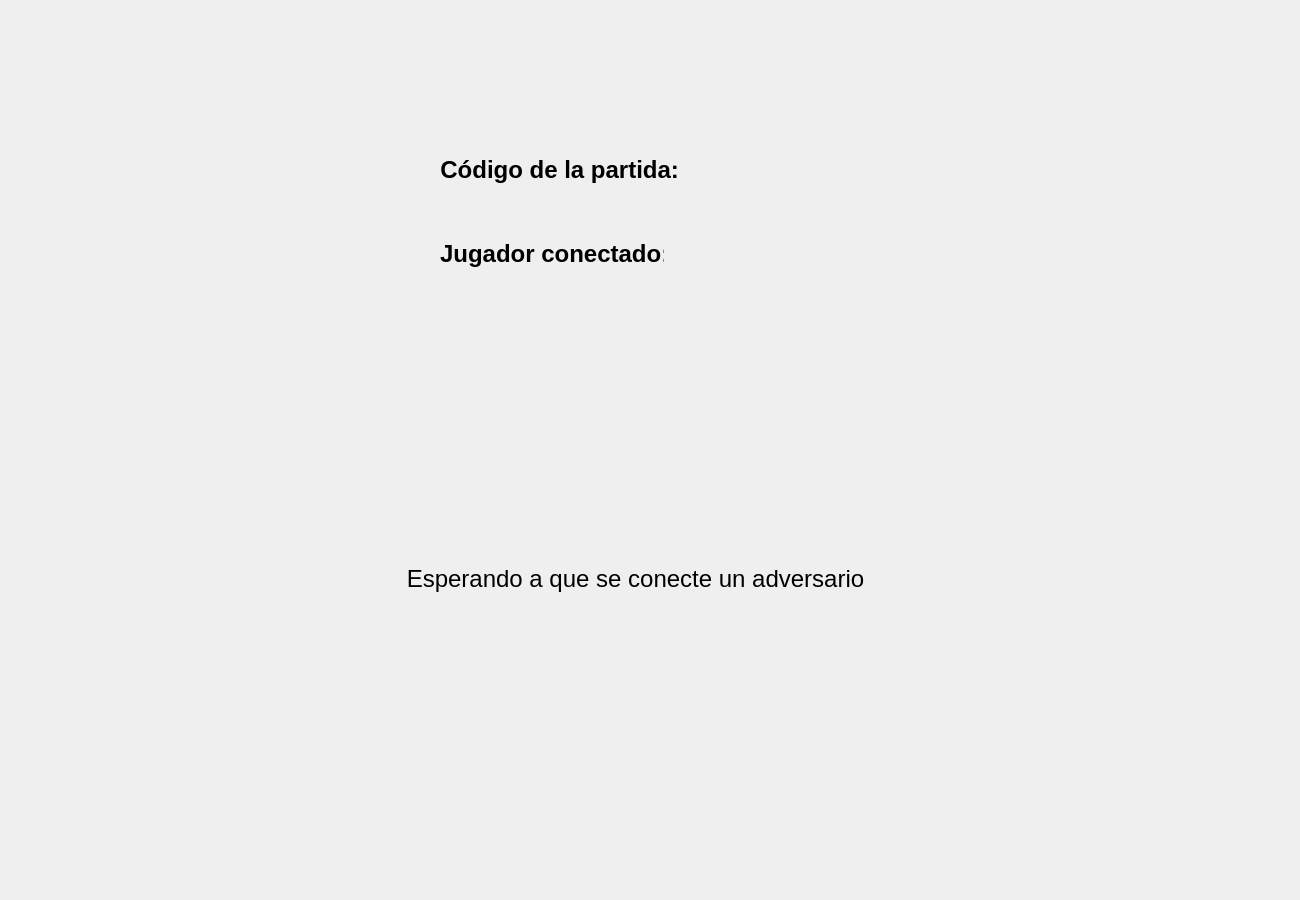
<?xml version="1.0" encoding="UTF-8"?>
<ui version="4.0">
 <class>LobbyWindow</class>
 <widget class="QDialog" name="LobbyWindow">
  <property name="geometry">
   <rect>
    <x>0</x>
    <y>0</y>
    <width>1300</width>
    <height>900</height>
   </rect>
  </property>
  <property name="windowTitle">
   <string>Dialog</string>
  </property>
  <widget class="QWidget" name="horizontalLayoutWidget">
   <property name="geometry">
    <rect>
     <x>440</x>
     <y>130</y>
     <width>414</width>
     <height>80</height>
    </rect>
   </property>
   <layout class="QHBoxLayout" name="horizontalLayout">
    <property name="spacing">
     <number>0</number>
    </property>
    <item>
     <widget class="QLabel" name="label_EnunciadoNumSala">
      <property name="text">
       <string>&lt;html&gt;&lt;head/&gt;&lt;body&gt;&lt;p align=&quot;center&quot;&gt;&lt;span style=&quot; font-size:18pt; font-weight:600;&quot;&gt;Código de la partida: &lt;/span&gt;&lt;/p&gt;&lt;/body&gt;&lt;/html&gt;</string>
      </property>
     </widget>
    </item>
    <item>
     <widget class="QLabel" name="label_NumeroSala">
      <property name="text">
       <string>&lt;html&gt;&lt;head/&gt;&lt;body&gt;&lt;p align=&quot;center&quot;&gt;&lt;br/&gt;&lt;/p&gt;&lt;/body&gt;&lt;/html&gt;</string>
      </property>
     </widget>
    </item>
   </layout>
  </widget>
  <widget class="QLabel" name="label_EnunciadoNumSala_2">
   <property name="geometry">
    <rect>
     <x>390</x>
     <y>540</y>
     <width>491</width>
     <height>78</height>
    </rect>
   </property>
   <property name="text">
    <string>&lt;html&gt;&lt;head/&gt;&lt;body&gt;&lt;p align=&quot;center&quot;&gt;&lt;span style=&quot; font-size:18pt;&quot;&gt;Esperando a que se conecte un adversario&lt;/span&gt;&lt;/p&gt;&lt;/body&gt;&lt;/html&gt;</string>
   </property>
   <property name="alignment">
    <set>Qt::AlignCenter</set>
   </property>
  </widget>
  <widget class="QLabel" name="nombreingresado">
   <property name="geometry">
    <rect>
     <x>670</x>
     <y>220</y>
     <width>181</width>
     <height>78</height>
    </rect>
   </property>
   <property name="text">
    <string/>
   </property>
  </widget>
  <widget class="QLabel" name="label_enunciadoJ1">
   <property name="geometry">
    <rect>
     <x>440</x>
     <y>240</y>
     <width>224</width>
     <height>28</height>
    </rect>
   </property>
   <property name="text">
    <string>&lt;html&gt;&lt;head/&gt;&lt;body&gt;&lt;p align=&quot;center&quot;&gt;&lt;span style=&quot; font-size:18pt; font-weight:600;&quot;&gt;Jugador conectado:&lt;/span&gt;&lt;/p&gt;&lt;/body&gt;&lt;/html&gt;</string>
   </property>
  </widget>
 </widget>
 <resources/>
 <connections/>
</ui>
